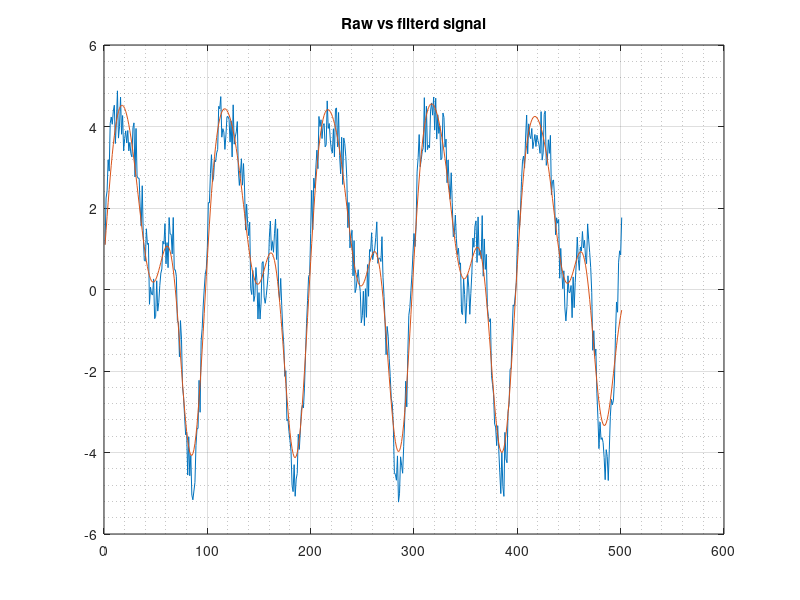
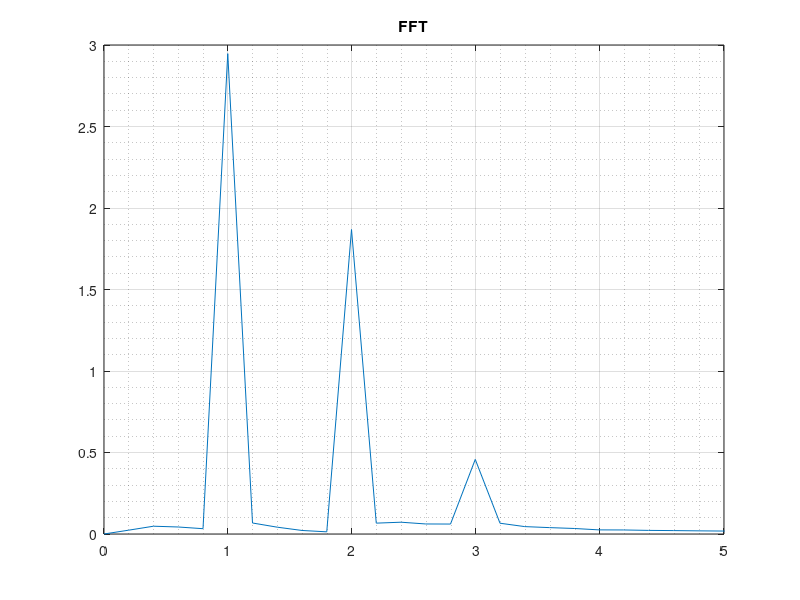

Here is the MATLAB script that generated these plots, in order:
% This scripts demonstrates how to apply a butterwoth filter to a signal

clear, clc

% Generate signal data
%  Desired signal content
%   Frequencies
freq1 = 1;
freq2 = 2;
freq3 = 3;
%   Amplitudes
ampl1 = 3;
ampl2 = 2;
ampl3 = 1;

% Generate signal
%  X data (time)
x = 0:0.01:5;
%  Y data (signal)
y = ampl1*sin(freq1*6.28.*x) + ampl2*sin(freq2*6.28.*x) + ampl3*cos(freq3*6.28.*x);
%  Add some noise to the signal
y = y + 1.5*rand(size(x));
    
% Design Butterworth filter (Toolbox required)
cutFreq = 3;                    % Desired cut-off frequency (Hz)
sampligFreq = 1/mean(diff(x));  % Signal sampling rate       
wn = cutFreq/(0.5*sampligFreq); % Cut off frequency (CutoffFreq/NQistFreq)
[b,a] = butter(5,wn,'low');     % Low pass 5th order butterwoth filter coeffs.

% Filter the signal
yFilt = filtfilt(b,a,y);

% Compute fft
L = length(x);
%  fft x data
df = sampligFreq/L;
f  = df*(0:floor(L/2)-1);
% fft y data
yFft = detrend(yFilt,0);
yFft = abs(fft(yFft))/L;
yFft = 2*yFft(1:length(f));

% Plot results
%  Raw vs filterd signal
figure;
plot(y);
hold on;
plot(yFilt);
title('Raw vs filterd signal')
grid on, grid minor;
%  FFT
figure;
plot(f,yFft)
xlim([0 5])
title('FFT')
grid on, grid minor;